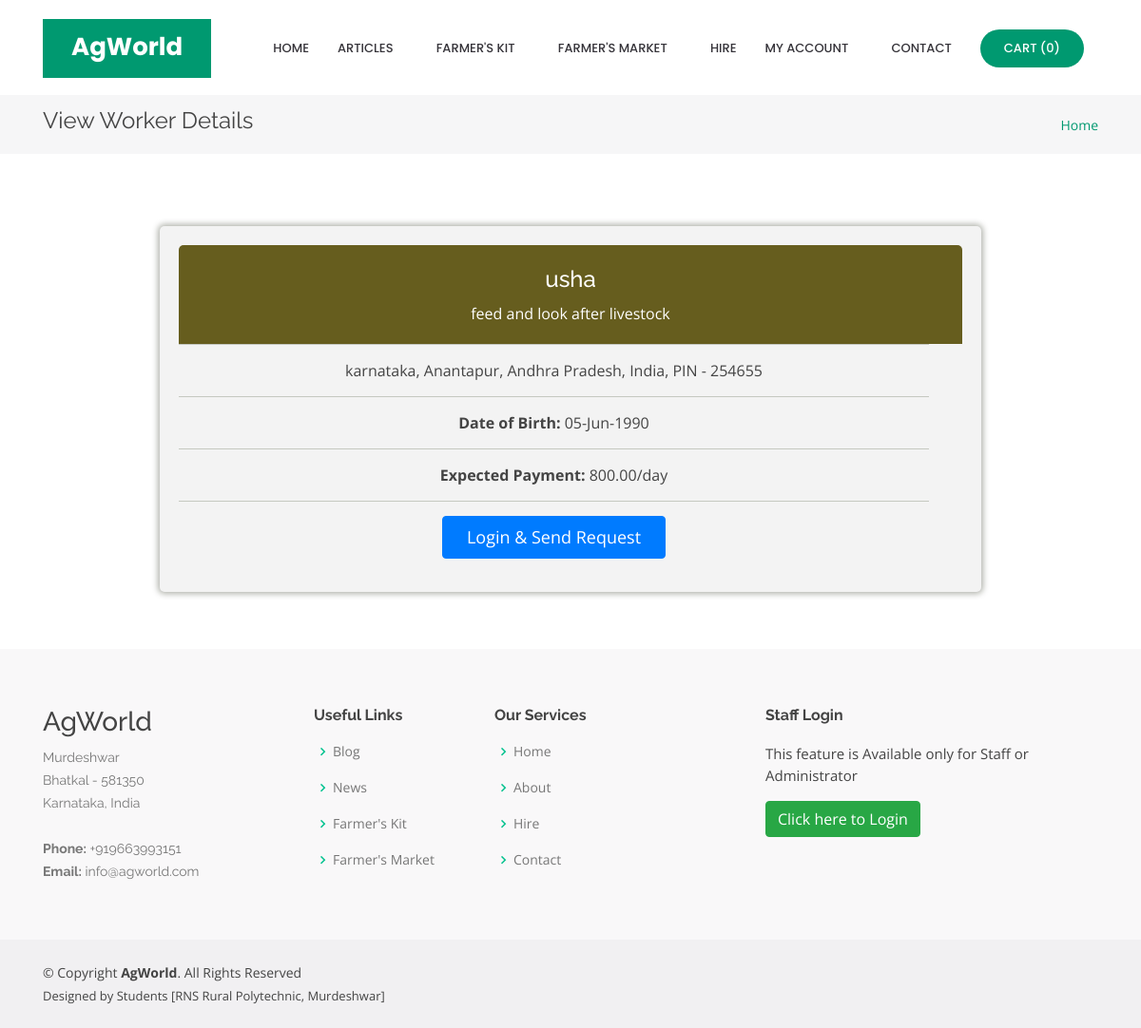
Screenshot of /workerdetailed.php?workerid=6 with the database file from the repository.
### tables this page shows
CREATE TABLE `worker` (
  `worker_id` int(10) NOT NULL,
  `name` varchar(50) NOT NULL,
  `address` text NOT NULL,
  `state_id` int(10) NOT NULL,
  `city_id` int(10) NOT NULL,
  `country_id` int(10) NOT NULL,
  `pincode` varchar(10) NOT NULL,
  `work_profile` text NOT NULL,
  `biodata` varchar(100) NOT NULL,
  `contactno` varchar(15) NOT NULL,
  `date_of_birth` date NOT NULL,
  `login_id` varchar(100) NOT NULL,
  `password` varchar(100) NOT NULL,
  `expected_salary` float(10,2) NOT NULL,
  `status` varchar(10) NOT NULL
);

CREATE TABLE `city` (
  `city_id` int(10) NOT NULL,
  `country_id` int(10) NOT NULL,
  `state_id` int(10) NOT NULL,
  `city` varchar(25) NOT NULL,
  `description` text NOT NULL,
  `status` varchar(10) NOT NULL
);

CREATE TABLE `state` (
  `state_id` int(10) NOT NULL,
  `country_id` int(10) NOT NULL,
  `state` varchar(25) NOT NULL,
  `description` text NOT NULL,
  `status` varchar(10) NOT NULL
);

CREATE TABLE `country` (
  `country_id` int(10) NOT NULL,
  `country` varchar(25) NOT NULL,
  `description` text NOT NULL,
  `status` varchar(10) NOT NULL
);

### workerdetailed.php (the view, shortened to what this page needs)
<?php
include("header.php");
if(isset($_GET['workerid']))
{
	$sql = "SELECT * FROM worker WHERE worker_id='$_GET[workerid]'";
	$qsql = mysqli_query($con,$sql);
	$rsedit = mysqli_fetch_array($qsql);
}
?>
  <main id="main">
    <section id="breadcrumbs" class="breadcrumbs">
      <div class="container">
        <div class="d-flex justify-content-between align-items-center">
          <h2>View Worker Details</h2>
          <ol>
            <li><a href="index.php">Home</a></li>
          </ol>
        </div>
      </div>
    </section>
    <section id="about" class="about">
      <div class="container">
        <div class="row content">
          <div class="col-lg-12 pt-4 pt-lg-0" data-aos="fade-left" data-aos-delay="200">
            <p class="font-italic">
<form method="post" action="" enctype="multipart/form-data"  name="frmworkreg" onSubmit="return validateworkreg()">
<div class="container">
    <div class="pricing-table pricing-three-column row">
		<div class="plan col-sm-12 col-lg-12">
          <div class="plan-name-bronze">
            <h3><?php echo $rsedit[name]; ?></h3>
            <span><?php echo $rsedit[work_profile]; ?></span>
          </div>
          <ul>
            <li class="plan-feature" ><?php echo $rsedit[address]; ?>, <?php
								  $sql3= "SELECT * FROM city where status='Active'";
									$qsql3 =mysqli_query($con,$sql3);
								  while($rssql3 = mysqli_fetch_array($qsql3))
								  {
									  if($rssql3[city_id] == $rsedit[city_id] )
									  {
									  echo "$rssql3[city]";
									  }
								  }
								  ?>,  <?php
								  $sql2 = "SELECT * FROM state where status='Active'";
									$qsql2 =mysqli_query($con,$sql2);
								  while($rssql2 = mysqli_fetch_array($qsql2))
								  {
									  if($rssql2[state_id] == $rsedit[state_id] )
									  {
									  echo "$rssql2[state]";
									  }
								  }
								  ?>, <?php
								  $sql1 = "SELECT * FROM country where status='Active'";
									$qsql1 =mysqli_query($con,$sql1);
								  while($rssql1 = mysqli_fetch_array($qsql1))
								  {
									  if($rssql1[country_id] == $rsedit[country_id] )
									  {
									  echo $rssql1[country];
									  }
								  }
								  ?>, PIN - <?php echo $rsedit[pincode]; ?></li>
            <li class="plan-feature"><b>Date of Birth:</b> <?php echo date("d-M-Y",strtotime($rsedit['date_of_birth'])); ?></li>
            <li class="plan-feature"><b>Expected Payment:</b> <?php echo $rsedit[expected_salary]; ?>/day </li>
            <li class="plan-feature">
                        <?php
						  if(isset($_SESSION[sellerid]))
						  {
						?>
<a href="workerrequest.php?workerid=<?php echo $_GET[workerid]; ?>" class="btn btn-primary btn-plan-select"><i class="icon-white icon-ok"></i> Send Request </a>
                        <?php
						  }
						  else
						  {
						?>
<a href="sellerloginpanel.php?redirectlink=<?php echo "workerrequest.php"; ?>&workerid=<?php echo $_GET[workerid]; ?>" class="btn btn-primary btn-plan-select"><i class="icon-white icon-ok"></i> Login & Send Request </a>
    	                  <?php
						  }
						  ?>
			</li>
          </ul>
        </div>
	</div>
</div>
</form>
			</p>
          </div>
        </div>
      </div>
    </section>
  </main>
<?php
include("footer.php");
?>

### assets/css/style.css (style rules this page uses)
body { font-family: "Open Sans", sans-serif; color: #444444; }
a { color: #009970; }
h1, h2, h3, h4, h5, h6 { font-family: "Raleway", sans-serif; }
section { padding: 60px 0; overflow: hidden; }
.about .content h3 { font-weight: 500; line-height: 32px; font-size: 24px; }
.about .content ul { list-style: none; padding: 0; }
.about .content ul li { padding: 10px 0 0 28px; position: relative; }
.breadcrumbs { padding: 15px 0; background: #f6f6f7; margin-top: 100px; }
.breadcrumbs h2 { font-size: 24px; line-height: 1; font-weight: 400; }
.breadcrumbs ol { display: flex; flex-wrap: wrap; list-style: none; padding: 0; margin: 0; font-size: 14px; }

### workerdetailed.php (style rules this page uses)
.pricing-table .plan { margin-left:0px; border-radius: 5px; text-align: center; background-color: #f3f3f3; -moz-box-shadow: 0 0 6px 2px #b0b2ab; -webkit-box-shadow: 0 0 6px 2px #b0b2ab; box-shadow: 0 0 6px 2px #b0b2ab; }
.plan { padding: 20px; margin-left:0px; color: #ff; background-color: #5e5f59; -moz-border-radius: 5px 5px 0 0; -webkit-border-radius: 5px 5px 0 0; border-radius: 5px 5px 0 0; }
.plan-name-bronze { padding: 20px; color: #fff; background-color: #665D1E; -moz-border-radius: 5px 5px 0 0; -webkit-border-radius: 5px 5px 0 0; border-radius: 5px 5px 0 0; }
.pricing-table .plan ul { list-style: none; margin: 0; -moz-border-radius: 0 0 5px 5px; -webkit-border-radius: 0 0 5px 5px; border-radius: 0 0 5px 5px; }
.pricing-table .plan ul li.plan-feature { padding: 15px 10px; border-top: 1px solid #c5c8c0; margin-right: 35px; }
.pricing-three-column { margin: 0 auto; width: 80%; }
.btn-plan-select { padding: 8px 25px; font-size: 18px; }

### rows the page displays
worker: name "usha", work_profile "feed and look after livestock", address "karnataka", pincode "254655", date_of_birth "05-Jun-1990", expected_salary "800.00"
city: city "Anantapur"
state: state "Andhra Pradesh"
country: country "India"

### other values shown
mysqli_num_rows($qsqlproduct_purchase_record) "0"
